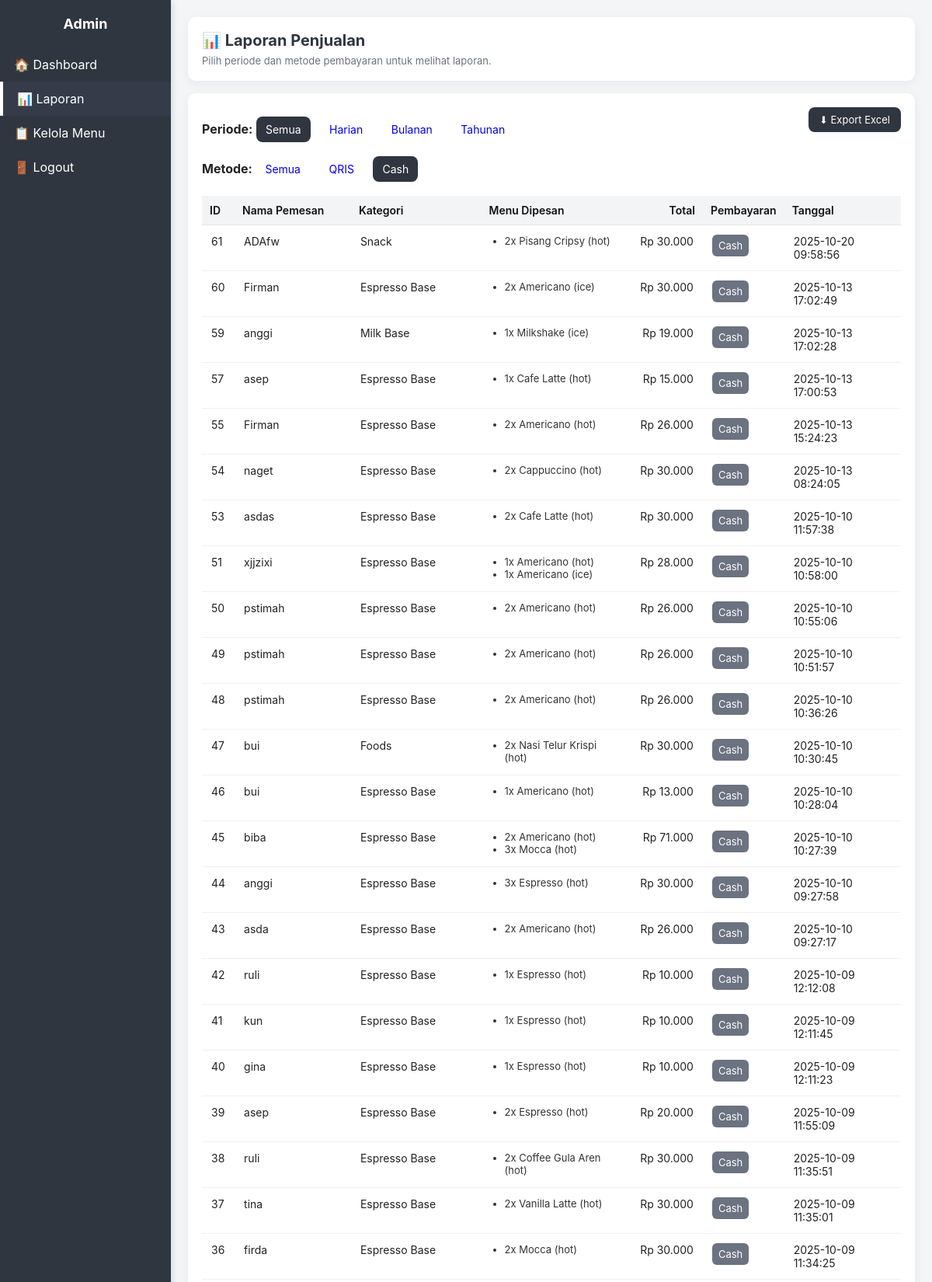
Page /laporan.php?filter=all&payment=cash (signed in, upper part) on the committed database.
### tables this page shows
CREATE TABLE `order_items` (
  `id` int NOT NULL,
  `order_id` int NOT NULL,
  `menu_id` int NOT NULL,
  `menu_name` varchar(255) NOT NULL,
  `variant` enum('hot','ice') DEFAULT 'hot',
  `qty` int NOT NULL,
  `price` int NOT NULL,
  `note` text,
  `subtotal` int NOT NULL
);

CREATE TABLE `orders` (
  `id` int NOT NULL,
  `customer_name` varchar(255) NOT NULL,
  `table_number` varchar(50) DEFAULT NULL,
  `total` int NOT NULL,
  `payment_method` enum('cash','qris') DEFAULT 'cash',
  `status` enum('baru','diproses','selesai') DEFAULT 'baru',
  `qris_selected` tinyint(1) DEFAULT '0',
  `bukti_qris` varchar(255) DEFAULT NULL,
  `created_at` timestamp NULL DEFAULT CURRENT_TIMESTAMP
);

### db.php (called while the page is built, shortened)
<?php
function rupiah($n) {
    return "Rp " . number_format($n,0,',','.');
}
?>

### laporan.php (the view, shortened to what this page needs)
<?php
require_once 'db.php';
$filter = $_GET['filter'] ?? 'all';
$where = "";
$payment = $_GET['payment'] ?? 'all';
if ($payment !== 'all') {
  $where .= ($where ? " AND " : "WHERE ") . "LOWER(o.payment_method) = '" . strtolower($payment) . "'";
}
$sql = "
  SELECT
      o.id AS order_id,
      o.customer_name,
      o.total,
      o.created_at,
      o.payment_method,
      oi.menu_name,
      oi.variant,
      oi.qty,
      m.category
  FROM orders o
  JOIN order_items oi ON o.id = oi.order_id
  LEFT JOIN menus m ON oi.menu_id = m.id
  $where
  ORDER BY o.created_at DESC, o.id DESC
";
$stmt = $mysqli->prepare($sql);
$stmt->execute();
$result = $stmt->get_result();
$rows = $result->fetch_all(MYSQLI_ASSOC);
$orders = [];
foreach ($rows as $r) {
  $id = (int)$r['order_id'];
  if (!isset($orders[$id])) {
    $orders[$id] = [
      'id' => $id,
      'customer_name' => $r['customer_name'],
      'total' => (float)$r['total'],
      'created_at' => $r['created_at'],
      'payment_method' => $r['payment_method'],
      'items' => [],
      'categories' => []
    ];
  }
  $orders[$id]['items'][] = [
    'menu_name' => $r['menu_name'],
    'variant' => $r['variant'],
    'qty' => (int)$r['qty']
  ];
  if (!empty($r['category']) && !in_array($r['category'], $orders[$id]['categories'])) {
    $orders[$id]['categories'][] = $r['category'];
  }
}
?>
<!doctype html>
<html lang="id">
<head>
</head>
<body>
  <div class="wrap">
    <div class="sidebar">
      <h2>Admin</h2>
      <a href="admin_dashboard.php">🏠 Dashboard</a>
      <a href="laporan.php" class="active">📊 Laporan</a>
      <a href="menu_manage.php">📋 Kelola Menu</a>
      <a href="logout.php">🚪 Logout</a>
    </div>
    <div class="main">
      <div class="panel">
        <h1>📊 Laporan Penjualan</h1>
        <p class="lead">Pilih periode dan metode pembayaran untuk melihat laporan.</p>
      </div>
      <div class="panel">
        <a href="?filter=<?= $filter ?>&payment=<?= $payment ?>&export=excel" class="btn-export">⬇ Export Excel</a>
        <div class="filters">
          <strong>Periode:</strong>
          <a href="?filter=all&payment=<?= $payment ?>" class="<?= $filter === 'all' ? 'active' : '' ?>">Semua</a>
          <a href="?filter=day&payment=<?= $payment ?>" class="<?= $filter === 'day' ? 'active' : '' ?>">Harian</a>
          <a href="?filter=month&payment=<?= $payment ?>" class="<?= $filter === 'month' ? 'active' : '' ?>">Bulanan</a>
          <a href="?filter=year&payment=<?= $payment ?>" class="<?= $filter === 'year' ? 'active' : '' ?>">Tahunan</a>
        </div>
        <div class="filters">
          <strong>Metode:</strong>
          <a href="?filter=<?= $filter ?>&payment=all" class="<?= $payment === 'all' ? 'active' : '' ?>">Semua</a>
          <a href="?filter=<?= $filter ?>&payment=qris" class="<?= $payment === 'qris' ? 'active' : '' ?>">QRIS</a>
          <a href="?filter=<?= $filter ?>&payment=cash" class="<?= $payment === 'cash' ? 'active' : '' ?>">Cash</a>
        </div>
        <?php if (count($orders) === 0): ?>
          <div class="no-data">Belum ada transaksi untuk periode ini.</div>
        <?php else: ?>
          <table>
            <thead>
              <tr>
                <th>ID</th>
                <th>Nama Pemesan</th>
                <th>Kategori</th>
                <th>Menu Dipesan</th>
                <th style="text-align:right">Total</th>
                <th>Pembayaran</th>
                <th>Tanggal</th>
              </tr>
            </thead>
            <tbody>
              <?php foreach ($orders as $o): ?>
                <tr>
                  <td><?= $o['id'] ?></td>
                  <td><?= htmlspecialchars($o['customer_name']) ?></td>
                  <td><?= htmlspecialchars(implode(", ", $o['categories'] ?: ['-'])) ?></td>
                  <td>
                    <ul class="items-list">
                      <?php foreach ($o['items'] as $it): ?>
                        <li><?= $it['qty'] ?>x <?= htmlspecialchars($it['menu_name']) ?> <?= $it['variant'] ? "(" . htmlspecialchars($it['variant']) . ")" : "" ?></li>
                      <?php endforeach; ?>
                    </ul>
                  </td>
                  <td style="text-align:right;"><?= rupiah($o['total']) ?></td>
                  <td>
                    <?php if (strtolower($o['payment_method']) === 'qris'): ?>
                      <span class="badge qris">QRIS</span>
                    <?php else: ?>
                      <span class="badge cash">Cash</span>
                    <?php endif; ?>
                  </td>
                  <td><?= htmlspecialchars($o['created_at']) ?></td>
                </tr>
              <?php endforeach; ?>
            </tbody>
          </table>
        <?php endif; ?>
      </div>
    </div>
  </div>
</body>
</html>

### laporan.php (style rules this page uses)
:root { --bg:#f4f5f7; --panel:#fff; --accent:#2F3640; --muted:#6b7280; --qris:#059669; --cash:#6b7280; }
body { margin:0;font-family:Inter, "Segoe UI",Arial,sans-serif;background:var(--bg);color:#222;overflow:hidden; }
.wrap { display:flex;min-height:100vh; }
.sidebar { width:220px; background:var(--accent); color:#fff; display:flex; flex-direction:column; box-shadow:2px 0 8px rgba(0,0,0,0.12); position:fixed; top:0; left:0; height:100vh; overflow-y:auto; z-index:10; }
.sidebar h2 { margin:20px 0;text-align:center;font-size:18px; }
.sidebar a { padding:12px 18px;color:#fff;text-decoration:none;display:block;transition:0.15s; }
.sidebar a.active { background:#353b48;border-left:4px solid #fff; }
.main { flex:1; padding:22px; margin-left:220px; height:100vh; overflow-y:auto; }
.panel { background:var(--panel);padding:18px;border-radius:10px;box-shadow:0 4px 14px rgba(9,30,66,0.06);margin-bottom:16px; }
h1 { margin:0 0 6px 0;color:var(--accent);font-size:20px; }
p.lead { margin:0;color:var(--muted);font-size:13px; }
.filters { margin:12px 0 18px 0; }
.filters a { display:inline-block;padding:8px 12px;border-radius:8px;text-decoration:none;margin-right:8px;font-size:14px; }
.filters a.active { background:var(--accent);color:#fff; }
.btn-export { float:right;background:var(--accent);color:#fff;padding:8px 14px;border-radius:8px;text-decoration:none;font-size:13px; }
table { width:100%;border-collapse:collapse;font-size:14px;background:transparent; }
thead th { background:#f3f4f6;padding:10px;text-align:left;color:#111;font-weight:600;border-bottom:1px solid #e6e6e6; }
tbody td { padding:12px;border-bottom:1px solid #f1f1f1;vertical-align:top; }
.badge { display:inline-block;padding:6px 8px;border-radius:6px;font-size:13px;color:#fff; }
.badge.cash { background:var(--cash); }
.items-list { margin:0;padding-left:18px;font-size:13px;color:#333; }

### rows in the picture
order_items: order "61", order.customer_name "ADAfw", categories "Snack", qty "2", menu_name "Pisang Cripsy", variant "hot", order.total "Rp 30.000", order.created_at "2025-10-20 09:58:56"
order_items: order "60", order.customer_name "Firman", categories "Espresso Base", qty "2", menu_name "Americano", variant "ice", order.total "Rp 30.000", order.created_at "2025-10-13 17:02:49"
order_items: order "59", order.customer_name "anggi", categories "Milk Base", qty "1", menu_name "Milkshake", variant "ice", order.total "Rp 19.000", order.created_at "2025-10-13 17:02:28"
order_items: order "57", order.customer_name "asep", categories "Espresso Base", qty "1", menu_name "Cafe Latte", variant "hot", order.total "Rp 15.000", order.created_at "2025-10-13 17:00:53"
order_items: order "55", order.customer_name "Firman", categories "Espresso Base", qty "2", menu_name "Americano", variant "hot", order.total "Rp 26.000", order.created_at "2025-10-13 15:24:23"
order_items: order "54", order.customer_name "naget", categories "Espresso Base", qty "2", menu_name "Cappuccino", variant "hot", order.total "Rp 30.000", order.created_at "2025-10-13 08:24:05"
order_items: order "53", order.customer_name "asdas", categories "Espresso Base", qty "2", menu_name "Cafe Latte", variant "hot", order.total "Rp 30.000", order.created_at "2025-10-10 11:57:38"
order_items: qty "1", menu_name "Americano", variant "ice"
order_items: order "50", order.customer_name "pstimah", categories "Espresso Base", qty "2", menu_name "Americano", variant "hot", order.total "Rp 26.000", order.created_at "2025-10-10 10:55:06"
order_items: order "49", order.customer_name "pstimah", categories "Espresso Base", qty "2", menu_name "Americano", variant "hot", order.total "Rp 26.000", order.created_at "2025-10-10 10:51:57"
order_items: order "48", order.customer_name "pstimah", categories "Espresso Base", qty "2", menu_name "Americano", variant "hot", order.total "Rp 26.000", order.created_at "2025-10-10 10:36:26"
order_items: order "47", order.customer_name "bui", categories "Foods", qty "2", menu_name "Nasi Telur Krispi", variant "hot", order.total "Rp 30.000", order.created_at "2025-10-10 10:30:45"
order_items: order "46", order.customer_name "bui", categories "Espresso Base", qty "1", menu_name "Americano", variant "hot", order.total "Rp 13.000", order.created_at "2025-10-10 10:28:04"
order_items: qty "3", menu_name "Mocca", variant "hot"
order_items: order "44", order.customer_name "anggi", categories "Espresso Base", qty "3", menu_name "Espresso", variant "hot", order.total "Rp 30.000", order.created_at "2025-10-10 09:27:58"
order_items: order "43", order.customer_name "asda", categories "Espresso Base", qty "2", menu_name "Americano", variant "hot", order.total "Rp 26.000", order.created_at "2025-10-10 09:27:17"
order_items: order "42", order.customer_name "ruli", categories "Espresso Base", qty "1", menu_name "Espresso", variant "hot", order.total "Rp 10.000", order.created_at "2025-10-09 12:12:08"
order_items: order "41", order.customer_name "kun", categories "Espresso Base", qty "1", menu_name "Espresso", variant "hot", order.total "Rp 10.000", order.created_at "2025-10-09 12:11:45"
order_items: order "40", order.customer_name "gina", categories "Espresso Base", qty "1", menu_name "Espresso", variant "hot", order.total "Rp 10.000", order.created_at "2025-10-09 12:11:23"
order_items: order "39", order.customer_name "asep", categories "Espresso Base", qty "2", menu_name "Espresso", variant "hot", order.total "Rp 20.000", order.created_at "2025-10-09 11:55:09"
order_items: order "38", order.customer_name "ruli", categories "Espresso Base", qty "2", menu_name "Coffee Gula Aren", variant "hot", order.total "Rp 30.000", order.created_at "2025-10-09 11:35:51"
order_items: order "37", order.customer_name "tina", categories "Espresso Base", qty "2", menu_name "Vanilla Latte", variant "hot", order.total "Rp 30.000", order.created_at "2025-10-09 11:35:01"
order_items: order "36", order.customer_name "firda", categories "Espresso Base", qty "2", menu_name "Mocca", variant "hot", order.total "Rp 30.000", order.created_at "2025-10-09 11:34:25"

### other values in the picture
$o['id'] "51"
$o['customer_name'] "xjjzixi"
implode(", ", $o['categories'] ?: ['-']) "Espresso Base"
$it['qty'] "1"
$it['menu_name'] "Americano"
$it['variant'] "hot"
rupiah($o['total']) "Rp 28.000"
$o['created_at'] "2025-10-10 10:58:00"
$o['id'] "45"
$o['customer_name'] "biba"
$it['qty'] "2"
rupiah($o['total']) "Rp 71.000"
$o['created_at'] "2025-10-10 10:27:39"
